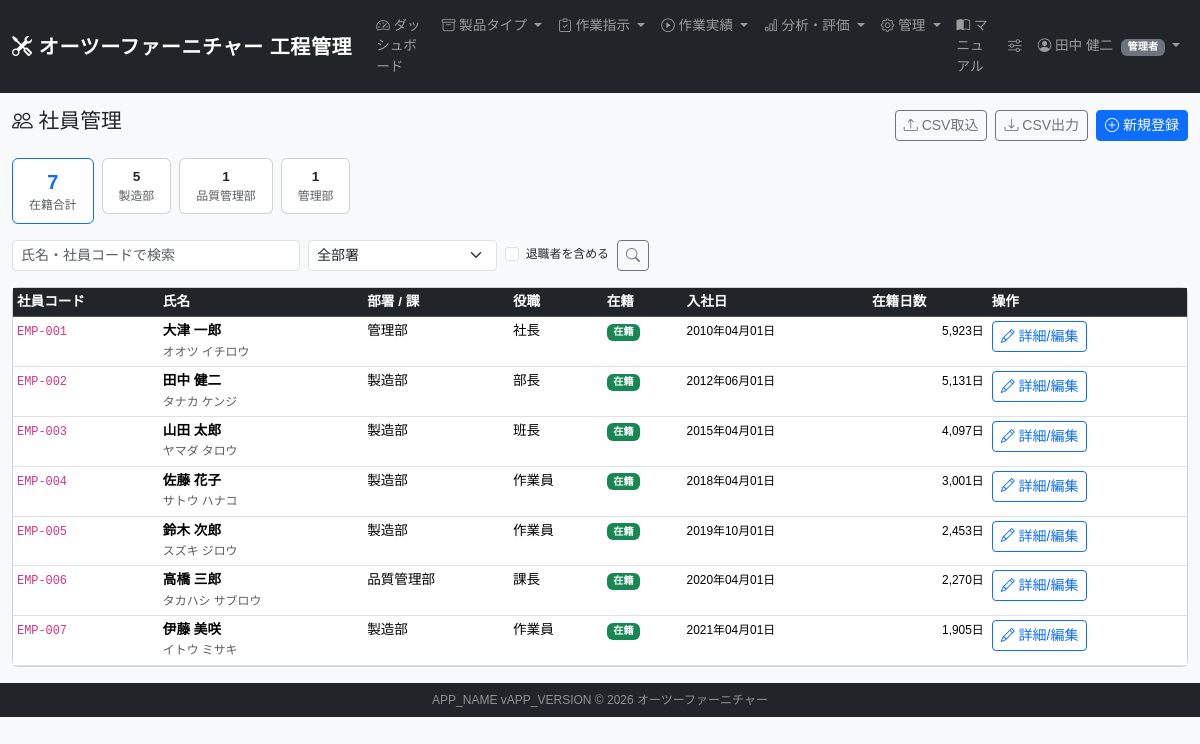
Screenshot of /employees.php (signed in) with the database file from the repository.
### tables this page shows
CREATE TABLE IF NOT EXISTS employees (
    id INT AUTO_INCREMENT PRIMARY KEY,
    employee_code VARCHAR(50) NOT NULL UNIQUE COMMENT '全アプリ共通の社員コード',
    name VARCHAR(100) NOT NULL COMMENT '社員名',
    name_kana VARCHAR(100) NULL COMMENT '社員名カナ',
    email VARCHAR(255) NULL COMMENT 'メールアドレス',
    phone VARCHAR(50) NULL COMMENT '電話番号',
    address TEXT NULL COMMENT '住所',
    joined_date DATE NULL COMMENT '入社日',
    retired_date DATE NULL COMMENT '退職日',
    employment_status ENUM('active','retired','leave') DEFAULT 'active' COMMENT '在籍状態',
    department_id INT NULL COMMENT '現在の部ID',
    section_id INT NULL COMMENT '現在の課ID',
    position_id INT NULL COMMENT '現在の役職ID',
    is_active TINYINT(1) DEFAULT 1 COMMENT '論理削除フラグ',
    created_at DATETIME DEFAULT CURRENT_TIMESTAMP,
    updated_at DATETIME DEFAULT CURRENT_TIMESTAMP ON UPDATE CURRENT_TIMESTAMP,
    CONSTRAINT fk_emp_dept FOREIGN KEY (department_id) REFERENCES departments(id),
    CONSTRAINT fk_emp_section FOREIGN KEY (section_id) REFERENCES sections(id),
    CONSTRAINT fk_emp_position FOREIGN KEY (position_id) REFERENCES positions(id)
);

CREATE TABLE IF NOT EXISTS departments (
    id INT AUTO_INCREMENT PRIMARY KEY,
    dept_code VARCHAR(50) NOT NULL UNIQUE COMMENT '部署コード',
    dept_name VARCHAR(100) NOT NULL COMMENT '部署名',
    display_order INT DEFAULT 0,
    is_active TINYINT(1) DEFAULT 1,
    created_at DATETIME DEFAULT CURRENT_TIMESTAMP
);

CREATE TABLE IF NOT EXISTS positions (
    id INT AUTO_INCREMENT PRIMARY KEY,
    position_code VARCHAR(50) NOT NULL UNIQUE COMMENT '役職コード',
    position_name VARCHAR(100) NOT NULL COMMENT '役職名',
    rank_level INT DEFAULT 0 COMMENT '役職レベル（大きいほど上位）',
    display_order INT DEFAULT 0,
    is_active TINYINT(1) DEFAULT 1,
    created_at DATETIME DEFAULT CURRENT_TIMESTAMP
);

### app/auth.php (called while the page is built, shortened)
<?php
require_once __DIR__ . '/db.php';
function getCurrentUser(): array {
    return [
        'id'          => $_SESSION['user_id']       ?? 0,
        'employee_id' => $_SESSION['employee_id']   ?? 0,
        'name'        => $_SESSION['employee_name'] ?? '',
        'login_id'    => $_SESSION['login_id']      ?? '',
        'role'        => $_SESSION['role']           ?? 'worker',
        'mfa_enabled' => $_SESSION['mfa_enabled']   ?? false,
    ];
}
function roleLabel(string $role): string {
    return match($role) {
        'president'       => '社長',
        'admin'           => '管理者',
        'factory_manager' => '工場長',
        'process_leader'  => '工程リーダー',
        'worker'          => '作業員',
        default           => $role,
    };
}

### app/permissions.php (called while the page is built, shortened)
<?php
function hasRole(string $minRole, string $userRole = ''): bool {
    if (empty($userRole)) {
        $user = getCurrentUser();
        $userRole = $user['role'];
    }
    $minLevel  = ROLE_LEVELS[$minRole]  ?? 0;
    $userLevel = ROLE_LEVELS[$userRole] ?? 0;
    return $userLevel >= $minLevel;
}
function isAdmin(): bool {
    return hasRole('admin');
}
function isLeader(): bool {
    return hasRole('process_leader');
}

### app/db.php (called while the page is built, shortened)
<?php
function getDB(): PDO {
    static $pdo = null;
    if ($pdo !== null) {
        return $pdo;
    }
    $dsn = sprintf(
        'mysql:host=%s;dbname=%s;charset=%s',
        DB_HOST, DB_NAME, DB_CHARSET
    );
    try {
        $pdo = new PDO($dsn, DB_USER, DB_PASS, [
            PDO::ATTR_ERRMODE            => PDO::ERRMODE_EXCEPTION,
            PDO::ATTR_DEFAULT_FETCH_MODE => PDO::FETCH_ASSOC,
            PDO::ATTR_EMULATE_PREPARES   => false,
        ]);
    } catch (PDOException $e) {
        error_log('[DB接続エラー] ' . $e->getMessage());
        http_response_code(503);
        die('<h1>データベース接続に失敗しました。管理者に連絡してください。</h1>');
    }
    return $pdo;
}
function dbFetchAll(string $sql, array $params = []): array {
    $stmt = getDB()->prepare($sql);
    $stmt->execute($params);
    return $stmt->fetchAll();
}
function dbFetchOne(string $sql, array $params = []): array|false {
    $stmt = getDB()->prepare($sql);
    $stmt->execute($params);
    return $stmt->fetch();
}

### app/functions.php (called while the page is built, shortened)
<?php
function h(mixed $str): string {
    return htmlspecialchars((string)($str ?? ''), ENT_QUOTES | ENT_HTML5, 'UTF-8');
}
function formatDate(?string $date, string $format = 'Y年m月d日'): string {
    return date($format, strtotime($date));
}
function getInt(string $key, int $default = 0): int {
    return isset($_GET[$key]) ? (int)$_GET[$key] : $default;
}

### public/employees.php (the view, shortened to what this page needs)
<?php
require_once __DIR__ . '/../app/db.php';
require_once __DIR__ . '/../app/auth.php';
require_once __DIR__ . '/../app/permissions.php';
require_once __DIR__ . '/../app/functions.php';
$search         = trim($_GET['q'] ?? '');
$deptFilter     = getInt('dept_id');
$showRetired    = !empty($_GET['retired']);
$departments    = dbFetchAll("SELECT * FROM departments WHERE is_active=1 ORDER BY display_order");
$sql = "SELECT e.*, d.dept_name, sec.section_name, p.position_name,
               DATEDIFF(CURDATE(), e.joined_date) AS days_since_join
        FROM employees e
        LEFT JOIN departments d   ON e.department_id = d.id
        LEFT JOIN sections    sec ON e.section_id     = sec.id
        LEFT JOIN positions   p   ON e.position_id    = p.id
        WHERE e.is_active = 1";
$params = [];
if (!$showRetired) {
    $sql .= " AND e.employment_status != 'retired'";
}
$sql .= " ORDER BY e.employment_status = 'retired', e.employee_code";
$employees = dbFetchAll($sql, $params);
$deptSummary = dbFetchAll(
    "SELECT d.dept_name, COUNT(*) AS cnt
     FROM employees e
     JOIN departments d ON e.department_id = d.id
     WHERE e.is_active = 1 AND e.employment_status = 'active'
     GROUP BY d.id, d.dept_name ORDER BY d.display_order"
);
$totalActive = (int)(dbFetchOne(
    "SELECT COUNT(*) AS cnt FROM employees WHERE is_active=1 AND employment_status='active'"
)['cnt'] ?? 0);
require __DIR__ . '/parts/header.php';
?>
<div class="row mb-3 align-items-center">
  <div class="col">
    <h2><i class="bi bi-people"></i> 社員管理</h2>
  </div>
  <div class="col-auto d-flex gap-2">
    <a href="employee_import.php" class="btn btn-outline-secondary btn-sm">
      <i class="bi bi-upload"></i> CSV取込
    </a>
    <a href="employee_export.php<?= $showRetired ? '?include_retired=1' : '' ?>"
       class="btn btn-outline-secondary btn-sm">
      <i class="bi bi-download"></i> CSV出力
    </a>
    <button class="btn btn-primary btn-sm" data-bs-toggle="modal" data-bs-target="#newEmpModal">
      <i class="bi bi-plus-circle"></i> 新規登録
    </button>
  </div>
</div>
<div class="row g-2 mb-3">
  <div class="col-auto">
    <div class="card border-primary text-center px-3 py-2">
      <div class="fw-bold fs-5 text-primary"><?= $totalActive ?></div>
      <div class="small text-muted">在籍合計</div>
    </div>
  </div>
  <?php foreach ($deptSummary as $ds): ?>
  <div class="col-auto">
    <a href="?dept_id=<?= array_column($departments,'id','dept_name')[$ds['dept_name']] ?? '' ?>"
       class="card text-center px-3 py-2 text-decoration-none text-dark <?= $deptFilter ? '' : '' ?>">
      <div class="fw-bold"><?= $ds['cnt'] ?></div>
      <div class="small text-muted"><?= h($ds['dept_name']) ?></div>
    </a>
  </div>
  <?php endforeach; ?>
</div>
<form method="get" class="row g-2 mb-3">
  <div class="col-md-3">
    <input type="text" name="q" class="form-control form-control-sm"
           placeholder="氏名・社員コードで検索" value="<?= h($search) ?>">
  </div>
  <div class="col-md-2">
    <select name="dept_id" class="form-select form-select-sm">
      <option value="">全部署</option>
    </select>
  </div>
  <div class="col-auto">
    <div class="form-check mt-1">
      <input class="form-check-input" type="checkbox" name="retired" id="showRetired" value="1"
             <?= $showRetired ? 'checked' : '' ?> onchange="this.form.submit()">
      <label class="form-check-label small" for="showRetired">退職者を含める</label>
    </div>
  </div>
  <div class="col-auto">
    <button type="submit" class="btn btn-outline-secondary btn-sm">
      <i class="bi bi-search"></i>
    </button>
  </div>
</form>
<div class="card">
  <div class="card-body p-0">
    <div class="table-responsive">
      <table class="table table-hover table-sm mb-0">
        <thead class="table-dark">
          <tr>
            <th>社員コード</th>
            <th>氏名</th>
            <th>部署 / 課</th>
            <th>役職</th>
            <th>在籍</th>
            <th>入社日</th>
            <th>在籍日数</th>
            <th>操作</th>
          </tr>
        </thead>
        <tbody>
        <?php foreach ($employees as $e): ?>
          <?php $isRetired = ($e['employment_status'] === 'retired'); ?>
          <tr class="<?= $isRetired ? 'text-muted' : '' ?>">
            <td><code><?= h($e['employee_code']) ?></code></td>
            <td>
              <strong><?= h($e['name']) ?></strong>
              <?php if ($e['name_kana']): ?>
                <br><small class="text-muted"><?= h($e['name_kana']) ?></small>
              <?php endif; ?>
            </td>
            <td>
              <?= h($e['dept_name'] ?? '―') ?>
            </td>
            <td><?= h($e['position_name'] ?? '―') ?></td>
            <td>
              <?php
              $badgeClass = match($e['employment_status']) {
                  'active'  => 'success',
                  'leave'   => 'warning',
                  'retired' => 'secondary',
                  default   => 'secondary',
              };
              $badgeLabel = match($e['employment_status']) {
                  'active'  => '在籍',
                  'leave'   => '休職',
                  'retired' => '退職',
                  default   => $e['employment_status'],
              };
              ?>
              <span class="badge bg-<?= $badgeClass ?>"><?= $badgeLabel ?></span>
            </td>
            <td><small><?= formatDate($e['joined_date']) ?></small></td>
            <td class="text-end">
              <?php if ($e['joined_date'] && !$isRetired): ?>
                <small><?= number_format((int)$e['days_since_join']) ?>日</small>
              <?php endif; ?>
            </td>
            <td>
              <a href="employee_detail.php?id=<?= $e['id'] ?>"
                 class="btn btn-sm btn-outline-primary">
                <i class="bi bi-pencil"></i> 詳細/編集
              </a>
            </td>
          </tr>
        <?php endforeach; ?>
        </tbody>
      </table>
    </div>
  </div>
</div>
<?php require __DIR__ . '/parts/footer.php'; ?>

### public/parts/header.php (shortened to what this page needs)
<?php
$user      = getCurrentUser();
?>
<!DOCTYPE html>
<html lang="ja">
<head>
<link rel="stylesheet" href="https://cdn.jsdelivr.net/npm/bootstrap@5.3.3/dist/css/bootstrap.min.css">
<link rel="stylesheet" href="https://cdn.jsdelivr.net/npm/bootstrap-icons@1.11.3/font/bootstrap-icons.css">
<link rel="stylesheet" href="<?= APP_URL ?>/assets/css/style.css">
</head>
<body>
<nav class="navbar navbar-expand-lg navbar-dark bg-dark sticky-top">
  <div class="container-fluid">
    <a class="navbar-brand fw-bold" href="<?= APP_URL ?>/dashboard.php">
      <i class="bi bi-tools"></i> オーツーファーニチャー 工程管理
    </a>
    <div class="collapse navbar-collapse" id="navMenu">
      <ul class="navbar-nav me-auto">
        <li class="nav-item">
          <a class="nav-link" href="<?= APP_URL ?>/dashboard.php"><i class="bi bi-speedometer2"></i> ダッシュボード</a>
        </li>
        <li class="nav-item dropdown">
          <a class="nav-link dropdown-toggle" href="#" data-bs-toggle="dropdown">
            <i class="bi bi-archive"></i> 製品タイプ
          </a>
        </li>
        <li class="nav-item dropdown">
          <a class="nav-link dropdown-toggle" href="#" data-bs-toggle="dropdown">
            <i class="bi bi-clipboard-check"></i> 作業指示
          </a>
        </li>
        <li class="nav-item dropdown">
          <a class="nav-link dropdown-toggle" href="#" data-bs-toggle="dropdown">
            <i class="bi bi-play-circle"></i> 作業実績
          </a>
        </li>
        <?php if (isLeader()): ?>
        <li class="nav-item dropdown">
          <a class="nav-link dropdown-toggle" href="#" data-bs-toggle="dropdown">
            <i class="bi bi-bar-chart"></i> 分析・評価
          </a>
        </li>
        <?php endif; ?>
        <?php if (isAdmin()): ?>
        <li class="nav-item dropdown">
          <a class="nav-link dropdown-toggle" href="#" data-bs-toggle="dropdown">
            <i class="bi bi-gear"></i> 管理
          </a>
        </li>
        <?php endif; ?>
        <li class="nav-item">
          <a class="nav-link" href="<?= APP_URL ?>/manual.php">
            <i class="bi bi-book-half"></i> マニュアル
          </a>
        </li>
      </ul>
      <ul class="navbar-nav">
        <?php if (isAdmin()): ?>
        <li class="nav-item">
          <a class="nav-link" href="<?= APP_URL ?>/admin_settings.php" title="システム設定">
            <i class="bi bi-sliders"></i>
          </a>
        </li>
        <?php endif; ?>
        <li class="nav-item dropdown">
          <a class="nav-link dropdown-toggle" href="#" data-bs-toggle="dropdown">
            <i class="bi bi-person-circle"></i> <?= h($user['name']) ?>
            <span class="badge bg-secondary ms-1"><?= h(roleLabel($user['role'])) ?></span>
          </a>
        </li>
      </ul>
    </div>
  </div>
</nav>
<div class="container-fluid py-3">

### public/assets/css/style.css (style rules this page uses)
body { font-family: 'Hiragino Kaku Gothic ProN', 'Meiryo', 'Yu Gothic', sans-serif; font-size: 0.85rem; background-color: #f8f9fa; }
h2 { font-size: 1.3rem; }
.nav-link { font-size: 0.85rem; }
.navbar-brand { letter-spacing: 0.03em; }

### rows the page displays
employees: name "田中 健二", employee_code "EMP-002", name_kana "タナカ ケンジ", department.dept_name "製造部", position.position_name "部長", employment_status "在籍", joined_date "2012年06月01日", days_since_join "5,131"
employees: employee_code "EMP-001", name "大津 一郎", name_kana "オオツ イチロウ", department.dept_name "管理部", position.position_name "社長", employment_status "在籍", joined_date "2010年04月01日", days_since_join "5,923"
employees: employee_code "EMP-003", name "山田 太郎", name_kana "ヤマダ タロウ", department.dept_name "製造部", position.position_name "班長", employment_status "在籍", joined_date "2015年04月01日", days_since_join "4,097"
employees: employee_code "EMP-004", name "佐藤 花子", name_kana "サトウ ハナコ", department.dept_name "製造部", position.position_name "作業員", employment_status "在籍", joined_date "2018年04月01日", days_since_join "3,001"
employees: employee_code "EMP-005", name "鈴木 次郎", name_kana "スズキ ジロウ", department.dept_name "製造部", position.position_name "作業員", employment_status "在籍", joined_date "2019年10月01日", days_since_join "2,453"
employees: employee_code "EMP-006", name "高橋 三郎", name_kana "タカハシ サブロウ", department.dept_name "品質管理部", position.position_name "課長", employment_status "在籍", joined_date "2020年04月01日", days_since_join "2,270"
employees: employee_code "EMP-007", name "伊藤 美咲", name_kana "イトウ ミサキ", department.dept_name "製造部", position.position_name "作業員", employment_status "在籍", joined_date "2021年04月01日", days_since_join "1,905"

### other values shown
roleLabel($user['role']) "管理者"
$totalActive "7"
$ds['cnt'] "5"
$ds['dept_name'] "製造部"
$ds['cnt'] "1"
$ds['dept_name'] "品質管理部"
$ds['dept_name'] "管理部"
APP_NAME "APP_NAME"
APP_VERSION "APP_VERSION"
